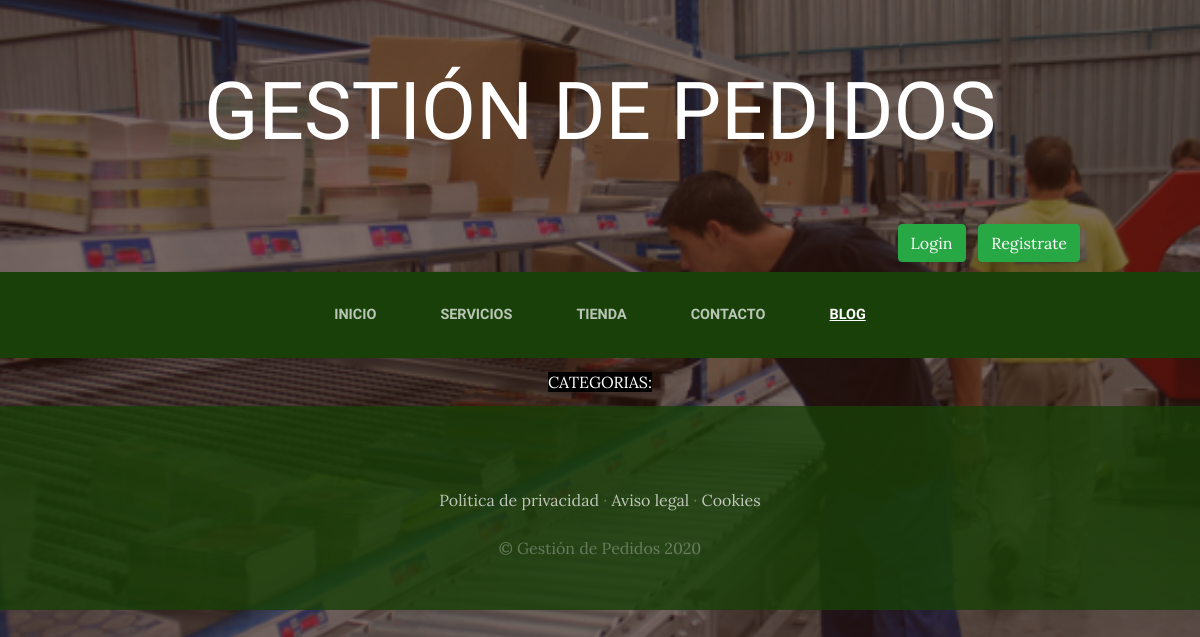
Before: /blog/ with the older database file.
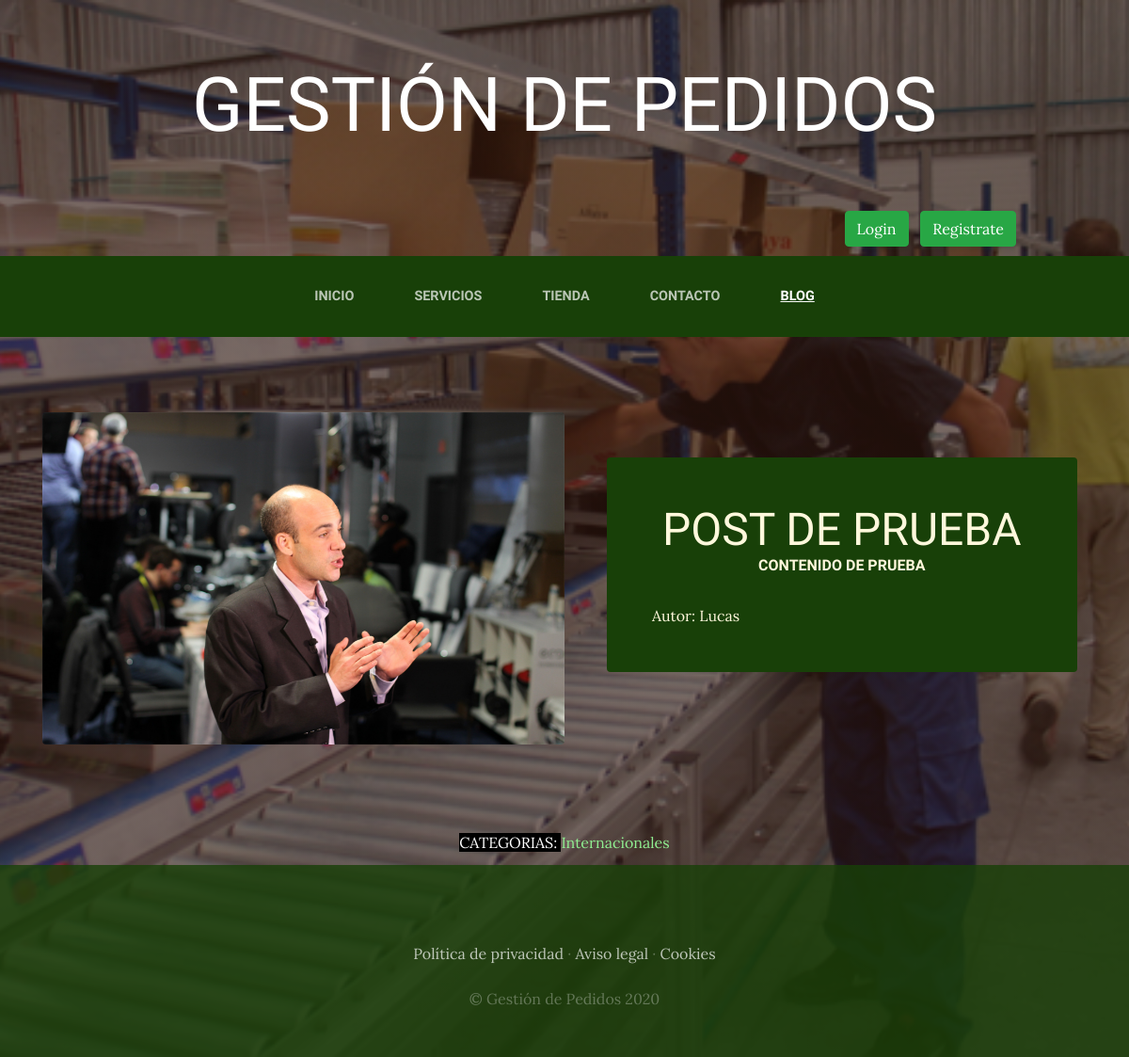
After: the same page with the newer database file.
### Blog/models.py (models this page shows, shortened)
class Post(models.Model):
    titulo = models.CharField(max_length=50)
    contenido = models.CharField(max_length=50)
    imagen = models.ImageField(upload_to='Blog', null=True, blank=True)
    autor = models.ForeignKey(User, on_delete=models.CASCADE)
    categorias = models.ManyToManyField(Categoria)
    created = models.DateTimeField(auto_now_add=True)
    updated = models.DateTimeField(auto_now_add=True)
    class Meta:
        verbose_name='post'
        verbose_name_plural='posts'

class Categoria(models.Model):
    nombre = models.CharField(max_length=50)
    created = models.DateTimeField(auto_now_add=True)
    updated = models.DateTimeField(auto_now_add=True)
    class Meta:
        verbose_name='categoria'
        verbose_name_plural='categorias'

### Blog/views.py (the view)
# urls.py: path('', blog, name="Blog"),
def blog(request):
    posts = Post.objects.all()
    return render(request,'Blog/blog.html', {"posts": posts})

### Carro/context_processor.py (called while the page is built)
def importe_total_carro(request):
    total = 0
    if request.user.is_authenticated:
        for key, value in request.session["carro"].items():
            total = total + float(value["precio"])
    else:
        total = 'Debes loguearte'
    return {"importe_total_carro" : total}

### Blog/Templates/blog/blog.html
{% extends 'ProyectoWebApp/base.html' %}
{% load static %}
{% block content %}
{% for post in posts %}
<section class="page-section clearfix">
    <div class="container">
      <div class="intro">
        <img class="intro-img img-fluid mb-3 mb-lg-0 rounded" src="{{post.imagen.url}}" style="width: 50%;">
        <div class="intro-text left-0 text-center bg-faded p-5 rounded">
          <h2 class="section-heading mb-4" >
            <span class="section-heading-lower">{{post.titulo}}</span>
            <span class="section-heading-upper">{{post.contenido}}</span>
          </h2>
          <div style="text-align: left; font: size 0.8em;">
            Autor: {{post.autor|title}}
          </div>
        </div>
      </div>
    </div>
</section>
{% endfor %}
<section>
    <div style="width: 75%; margin: auto; text-align: center; color: white; padding: 10px 0px;">
        <p style="display: inline; background-color: black;">CATEGORIAS: </p>
    {% for post in posts %}
      {% for categoria in post.categorias.all %}
        <a href="{% url 'Categoria' categoria.id %}" style="text-decoration: none; color: lightgreen;" onMouseOver="this.style.cssText='background-color: lightgray'" onMouseOut="this.style.cssText='color: lightgreen'">{{categoria.nombre}}</a>
      {% endfor %}
    {% endfor %}
    </div>
</section>
{% endblock %}

### ProyectoWebApp/Templates/ProyectoWebApp/base.html (shortened to what this page needs)
<html>
<head>
    {% load static %}
    <link href="{% static 'ProyectoWebApp/vendor/bootstrap/css/bootstrap.min.css' %}" rel="stylesheet">
    <link href="{% static 'ProyectoWebApp/css/gestion.css' %}" rel="stylesheet">
</head>
<body>
    <h1 class="site-heading text-center text-white d-none d-lg-block">
      <span class="site-heading-lower">Gestión de Pedidos</span>
    </h1>
    <div style="color: white; text-align: right; width: 90%; margin: 10px 0px;">
    {% if user.is_authenticated %}
    ¡Hola, {{user.username|title}}! &nbsp; &nbsp; <a href="{% url 'cerrar_sesion' %}" class="btn btn-success">Cerrar sesión</a>
    {% else %}
    <a href="{% url 'loguear' %}" class="btn btn-success">Login</a> &nbsp; <a href="{% url 'Autenticacion' %}" class="btn btn-success">Registrate</a>
    {% endif %}
    </div>
 <nav class="navbar navbar-expand-lg navbar-dark py-lg-4" id="mainNav">
    <div class="container">
      <div class="collapse navbar-collapse" id="navbarResponsive">
        <ul class="navbar-nav mx-auto">
          <li class="nav-item {% if request.path == '/ProyectoWebApp/' %}active{% endif %} px-lg-4">
            <a class="nav-link text-uppercase text-expanded" href="{% url 'Home' %}">Inicio</a>
          </li>
          <li class="nav-item {% if request.path == '/servicios/' %}active{% endif %} px-lg-4">
            <a class="nav-link text-uppercase text-expanded" href="{% url 'Servicios' %}">Servicios</a>
          </li>
          <li class="nav-item {% if request.path == '/ProyectoWebApp/tienda/' %}active{% endif %} px-lg-4">
            <a class="nav-link text-uppercase text-expanded" href="{% url 'Tienda' %}">Tienda</a>
          </li>
          <li class="nav-item {% if request.path == '/contacto/' %}active{% endif %} px-lg-4">
            <a class="nav-link text-uppercase text-expanded" href="{% url 'Contacto' %}">Contacto</a>
          </li>
          <li class="nav-item {% if request.path|slice:':6' == '/blog/' %}active{% endif %} px-lg-4">
            <a class="nav-link text-uppercase text-expanded" href="{% url 'Blog' %}">Blog</a>
          </li>
        </ul>
      </div>
    </div>
  </nav>
    {% block content %}
    {% endblock %}
    <footer class="footer text-faded text-center py-5">
      <div class="container">
        <p class="m-0 mbt">
        	<a href="sample.html" class="link">Política de privacidad</a> ·
        	<a href="sample.html" class="link">Aviso legal</a> ·
        	<a href="sample.html" class="link">Cookies</a>
		</p>
        <p class="m-0 mbt1">&copy; Gestión de Pedidos 2020</p>
      </div>
	</footer>
</body>
</html>

### ProyectoWebApp/static/ProyectoWebApp/css/gestion.css (style rules this page uses)
body { font-family: 'Lora'; background: linear-gradient(rgba(47, 23, 15, 0.65), rgba(47, 23, 15, 0.65)), url("../img/bg_main.jpg"); background-attachment: fixed; background-position: center; background-size: cover; }
h1, h2, h3, h4, h5, h6 { font-family: 'Raleway'; }
p { line-height: 1.75; }
.text-faded { color: rgba(255, 255, 255, 0.3); }
.site-heading { margin-top: 5rem; margin-bottom: 5rem; text-transform: uppercase; line-height: 1; font-family: 'Raleway'; }
.site-heading .site-heading-lower { font-size: 5rem; font-weight: 100; line-height: 4rem; }
.page-section { margin-top: 5rem; margin-bottom: 5rem; }
.section-heading { text-transform: uppercase; }
.section-heading .section-heading-upper { display: block; font-size: 1rem; font-weight: 800; padding-bottom:.5rem; }
.section-heading .section-heading-lower { display: block; font-size: 3rem; font-weight: 100; }
.bg-faded { background-color: rgba(255, 255, 255, 0.85); }
#mainNav { background-color: rgba(24, 64, 8); font-family: 'Raleway'; }
#mainNav .navbar-nav .nav-item .nav-link { color: rgba(255, 255, 255, 0.7); font-weight: 800; }
#mainNav .navbar-nav .nav-item.active .nav-link { color: #ffffff; text-decoration: underline; }
@media (min-width: 992px) { #mainNav .navbar-nav .nav-item .nav-link { font-size: 0.9rem; } }
.intro { position: relative; }
@media (min-width: 992px) { .intro .intro-img { width: 75%; float: left; } }
@media (min-width: 992px) { .intro .intro-text { left: 600; width: 60%; margin-top: 3rem; background-color: rgba(24, 64, 8); color: cornsilk; position: absolute; } }
@media (min-width: 1200px) { .intro .intro-text { width: 45%; } }
.footer { background-color: rgba(24, 64, 8, 0.8); }
.btn { box-shadow: 0px 3px 3px 0px rgba(33, 37, 41, 0.1); }
.mbt { padding-top: 2rem; }
.mbt1 { padding-top: 1.25rem; }
a.link { color: rgba(255, 255, 255, 0.7); }

Changed rows visible on the page:
added Post: imagen (picture), titulo "POST DE PRUEBA", contenido "CONTENIDO DE PRUEBA", autor "Lucas"
added Categoria: nombre "Internacionales"
